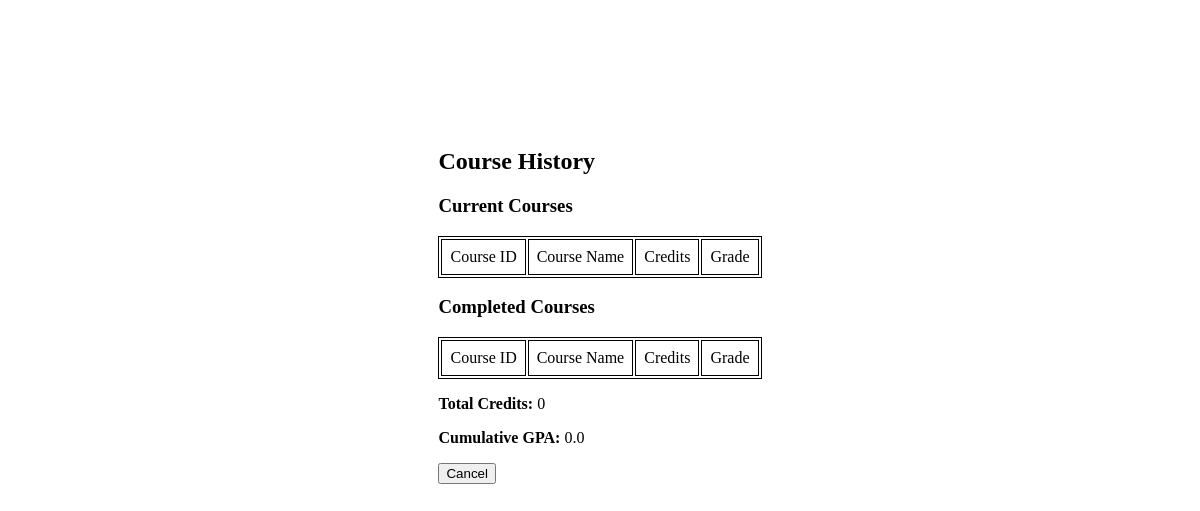
The app's page /src/course_history.php?student_id=0488917281, older data.
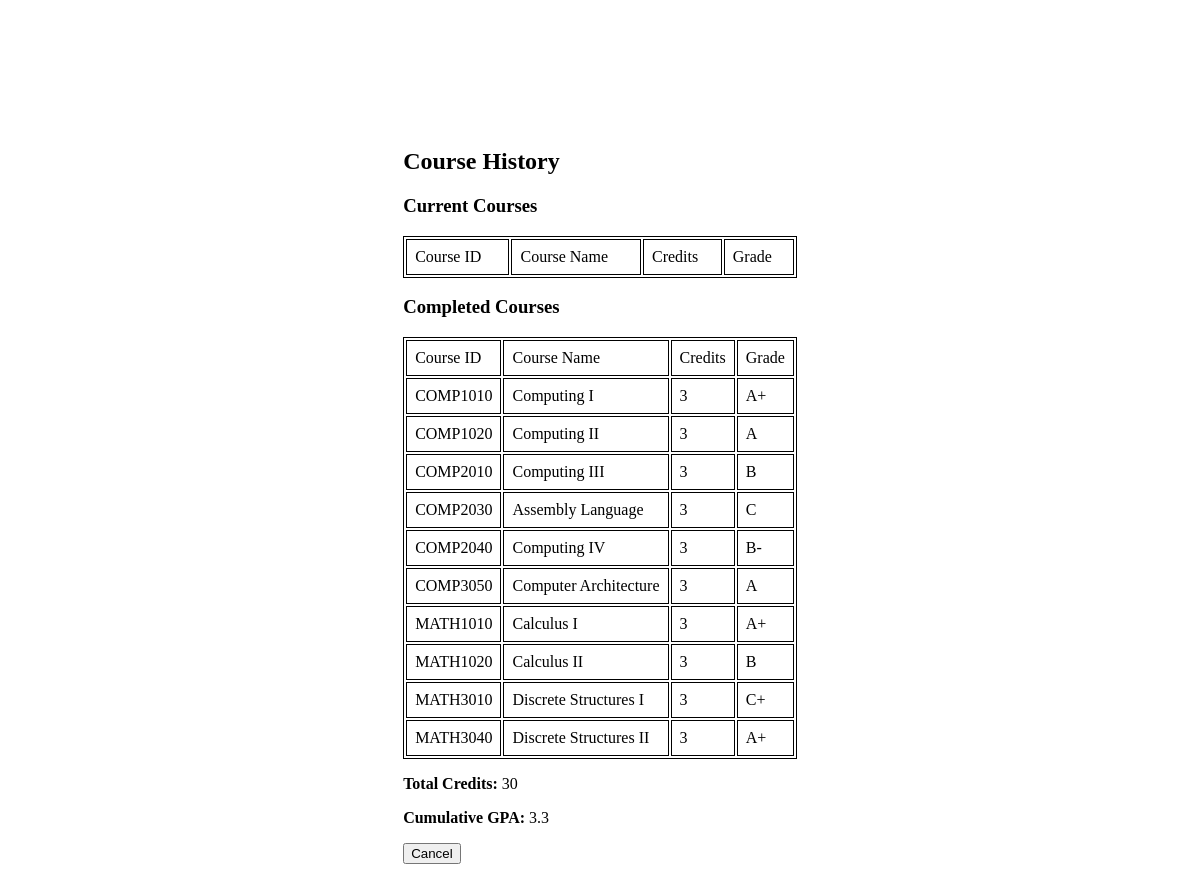
The same page, newer data.
### tables this page shows
create table take
(
    student_id varchar(10),
    course_id  varchar(8),
    section_id varchar(10),
    semester   varchar(6),
    year       numeric(4, 0),
    grade      varchar(2)
        check (grade in
               ('A+', 'A', 'A-', 'B+', 'B', 'B-', 'C+', 'C', 'C-', 'D+', 'D',
                'D-', 'F')),
    primary key (student_id, course_id, section_id, semester, year),
    foreign key (course_id, section_id, semester, year) references
        section (course_id, section_id, semester, year)
        on delete cascade,
    foreign key (student_id) references student (student_id)
        on delete cascade
);

create table course
(
    course_id   varchar(20),
    course_name varchar(50) not null,
    credits     numeric(2, 0) check (credits > 0),
    primary key (course_id)
);

### src/common/pdo.php (called while the page is built)
<?php
function pdo_connect(): PDO
{
    $config = require __DIR__ . '/config.php';
    $database_config = $config['database'];
    $host = $database_config['host'];
    $dbname = $database_config['dbname'];
    $username = $database_config['username'];
    $password = $database_config['password'];
    return new PDO(
        "mysql:host=$host;dbname=$dbname;charset=utf8mb4",
        $username,
        $password,
        [
            PDO::ATTR_ERRMODE => PDO::ERRMODE_EXCEPTION,
            PDO::ATTR_DEFAULT_FETCH_MODE => PDO::FETCH_ASSOC,
            PDO::ATTR_EMULATE_PREPARES => false
        ]
    );
}
function pdo_instance(bool $original = false): PDO|null
{
    static $pdo;
    if ($original) {
        return $pdo;
    }
    if (!$pdo) {
        $pdo = pdo_connect();
    }
    return $pdo;
}
function bind_params(PDOStatement $stmt, array $params): PDOStatement
{
    foreach ($params as $key => $value) {
        $stmt->bindValue(':' . $key, $value);
    }
    return $stmt;
}
function execute(PDOStatement $stmt, array $params = []): bool
{
    if ($params !== []) {
        bind_params($stmt, $params);
    }
    return $stmt->execute();
}

### src/service/course.php (called while the page is built, shortened)
<?php
require_once __DIR__ . '/../minimal.php';
function get_all_student_courses(string $student_id): array
{
    $stmt = pdo_instance()->prepare(
        "
            SELECT *
            FROM take
            JOIN course ON course.course_id = take.course_id
            WHERE student_id = :student_id
        "
    );
    execute($stmt, ['student_id' => $student_id]);
    return $stmt->fetchAll();
}
function get_all_completed_courses(string $student_id): array
{
    $courses = get_all_student_courses($student_id);
    return array_filter(
        $courses,
        fn ($course) => $course['grade'] !== null
    );
}
function convert_letter_grade_to_number(string $letter_grade): float
{
    return [
        'A+' => 4.0,
        'A' => 3.9,
        'A-' => 3.7,
        'B+' => 3.3,
        'B' => 3.0,
        'B-' => 2.7,
        'C+' => 2.3,
        'C' => 2.0,
        'C-' => 1.7,
        'D+' => 1.3,
        'D' => 1.0,
        'D-' => 0.7,
        'F' => 0.0
    ][$letter_grade];
}

### src/service/student.php (called while the page is built, shortened)
<?php
require_once __DIR__ . '/../minimal.php';
function get_cumulative_gpa(string $student_id): float
{
    $completed_courses = get_all_completed_courses($student_id);
    $total_credits = array_sum(
        array_map('intval', array_column($completed_courses, 'credits'))
    );
    $grade_array = array_map(
        fn ($course) => convert_letter_grade_to_number($course['grade']) * intval($course['credits']),
        $completed_courses
    );
    $total_grade = array_sum($grade_array);
    return $total_credits === 0 ? 0. : $total_grade / $total_credits;
}

### src/minimal.php (called while the page is built, shortened)
<?php
require_once __DIR__ . '/common/pdo.php';
function build_url(string $url, array $params = []): string
{
    $query_string = $params ? '?' . http_build_query($params, '', '&') : '';
    return $url . $query_string;
}

### src/course_history.php (the view, shortened to what this page needs)
<?php
require_once 'minimal.php';
$student_id = $_GET['student_id'];
$courses = get_all_student_courses($student_id);
$total_credits = get_total_credits($student_id);
$cumulative_gpa = get_cumulative_gpa($student_id);
$finished_courses = get_all_completed_courses($student_id);
$student_url = build_url(Page::STUDENT, [
    'student_id' => $student_id
]);
?>
<html lang="en">
<head>
</head>
<body style="height: 100%;">
<div style="display: flex; justify-content: center; margin-top: 16vh;">
  <div>
    <h2>Course History</h2>
    <h3> Current Courses</h3>
    <table style="width:100%;">
      <tr>
        <td>Course ID</td>
        <td>Course Name</td>
        <td>Credits</td>
        <td>Grade</td>
      </tr>
    </table>
    <h3> Completed Courses</h3>
    <table style="width:100%;">
      <tr>
        <td>Course ID</td>
        <td>Course Name</td>
        <td>Credits</td>
        <td>Grade</td>
      </tr>
        <?php foreach ($finished_courses as $course): ?>
          <tr>
            <td><?= $course['course_id'] ?></td>
            <td><?= $course['course_name'] ?></td>
            <td><?= $course['credits'] ?></td>
            <td><?= $course['grade'] ?></td>
          </tr>
        <?php endforeach; ?>
    </table>
    <div style="margin-top: 1rem;"><b>Total Credits: </b><?= $total_credits ?>
    </div>
    <div style="margin-top: 1rem;"><b>Cumulative
        GPA: </b><?= number_format($cumulative_gpa, 1) ?>
    </div>
    <a href="<?= $student_url ?>">
      <button type="button" style="margin-top: 1rem;">Cancel</button>
    </a>
  </div>
</div>
</body>
</html>

Row changes from the older to the newer data that the page shows:
added take: course.course_id "COMP1010", course.course_name "Computing I", course.credits "3", grade "A+"
added take: course.course_id "COMP1020", course.course_name "Computing II", course.credits "3", grade "A"
added take: course.course_id "COMP2010", course.course_name "Computing III", course.credits "3", grade "B"
added take: course.course_id "COMP2030", course.course_name "Assembly Language", course.credits "3", grade "C"
added take: course.course_id "COMP2040", course.course_name "Computing IV", course.credits "3", grade "B-"
added take: course.course_id "COMP3050", course.course_name "Computer Architecture", course.credits "3", grade "A"
added take: course.course_id "MATH1010", course.course_name "Calculus I", course.credits "3", grade "A+"
added take: course.course_id "MATH1020", course.course_name "Calculus II", course.credits "3", grade "B"
added take: course.course_id "MATH3010", course.course_name "Discrete Structures I", course.credits "3", grade "C+"
added take: course.course_id "MATH3040", course.course_name "Discrete Structures II", course.credits "3", grade "A+"
Text that changed along with them:
$total_credits: "0" → "30"
$cumulative_gpa: "0.0" → "3.3"
